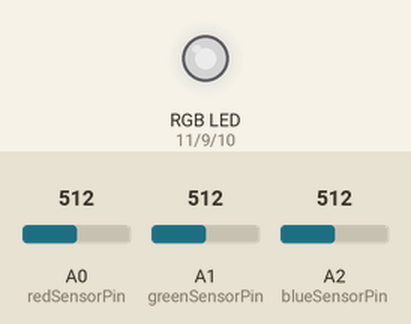
This sketch was run on a simulated Arduino Uno, built with avr-gcc and run on an emulated ATmega328P. On the bench: an RGB LED mixed from three pins (HIGH = lit). Inputs (shaded band) come from the test bench; at power-on: A0 (redSensorPin) = 512, A1 (greenSensorPin) = 512, A2 (blueSensorPin) = 512. Dim RGB values are drawn brighter than linear; what the sketch prints to the serial monitor is not drawn.

Above: at 1.2 s.
1.3 s: A0 (redSensorPin) set to 418
At 2.1 s:
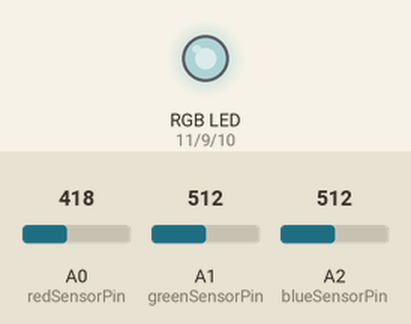
4.3 s: A0 (redSensorPin) set to 391
At 5.1 s:
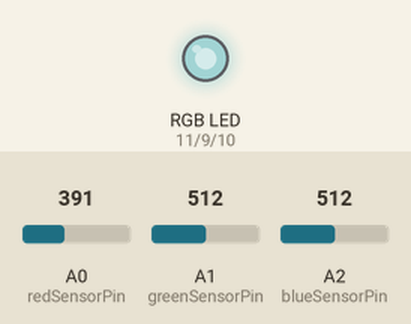
7.3 s: A1 (greenSensorPin) set to 407
At 8.4 s:
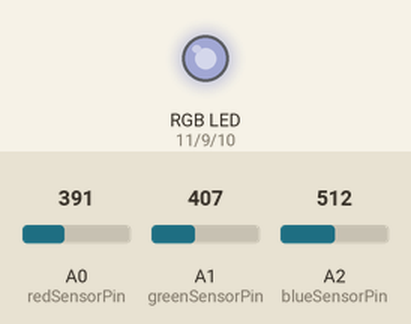
10.3 s: A1 (greenSensorPin) set to 388
At 11.7 s:
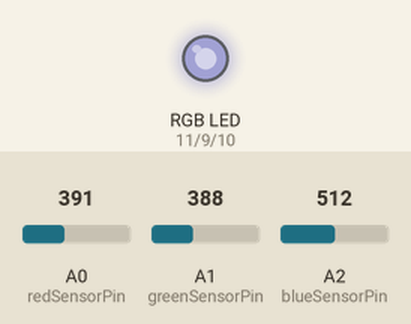
13.3 s: A2 (blueSensorPin) set to 416
At 14.1 s:
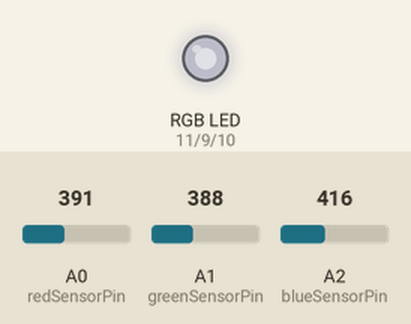
16.3 s: A2 (blueSensorPin) set to 389
At 17.4 s:
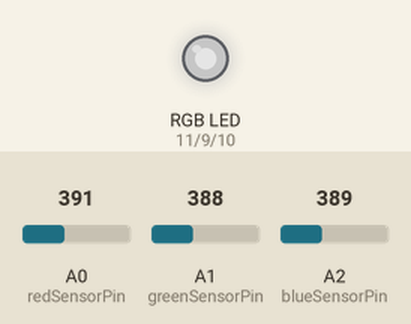
Timing chart, 0 to 19.3 s (numbered marks = the images above; inputs shaded):
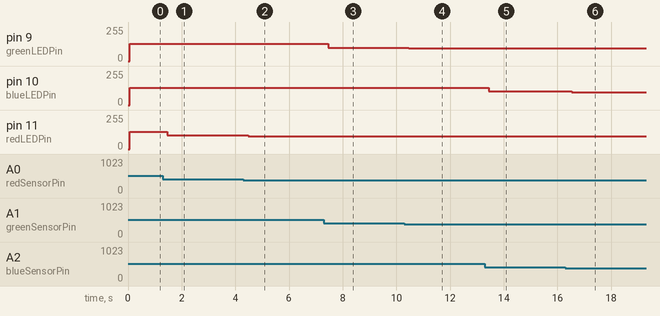

The sketch:

_003_color_mixing_lamp.ino
```cpp
const int greenLEDPin = 9;
const int redLEDPin = 11;
const int blueLEDPin = 10;

const int redSensorPin = A0;
const int greenSensorPin = A1;
const int blueSensorPin = A2;

int redValue = 0;
int greenValue = 0;
int blueValue = 0;

int redSensorValue = 0;
int greenSensorValue = 0;
int blueSensorValue = 0;

void setup() {
  Serial.begin(9600);

  pinMode(greenLEDPin, OUTPUT);
  pinMode(redLEDPin, OUTPUT);
  pinMode(blueLEDPin, OUTPUT);

}

void loop() {
  redSensorValue = analogRead(redSensorPin);
  delay(5);
  greenSensorValue = analogRead(greenSensorPin);
  delay(5);
  blueSensorValue = analogRead(blueSensorPin);

  Serial.print("Raw sensori väärtused \t Punane: ");
  Serial.print(redSensorValue);
  Serial.print("\t Roheline: ");
  Serial.print(greenSensorValue);
  Serial.print("\t Sinine: ");
  Serial.print(blueSensorValue);

  redValue = redSensorValue/4;
  greenValue = greenSensorValue/4;
  blueValue = blueSensorValue/4;

    //  print out the mapped values
  Serial.print("Mapped sensor Values \t red: ");
  Serial.print(redValue);
  Serial.print("\t green: ");
  Serial.print(greenValue);
  Serial.print("\t Blue: ");
  Serial.println(blueValue);

  /*
  Now that you have a usable value, it's time to PWM the LED.
  */
  analogWrite(redLEDPin, redValue);
  analogWrite(greenLEDPin, greenValue);
  analogWrite(blueLEDPin, blueValue);

}
```

Measured:
- after the input at 1.3 s, pin 11 (redLEDPin): 128/255 → 104/255 after 0.15 s
- after the input at 4.3 s, pin 11 (redLEDPin): 104/255 → 97/255 after 0.17 s
- after the input at 7.3 s, pin 9 (greenLEDPin): 128/255 → 101/255 after 0.17 s
- after the input at 10.3 s, pin 9 (greenLEDPin): 101/255 → 97/255 after 0.16 s
- after the input at 13.3 s, pin 10 (blueLEDPin): 128/255 → 104/255 after 0.13 s
- after the input at 16.3 s, pin 10 (blueLEDPin): 104/255 → 97/255 after 0.22 s
